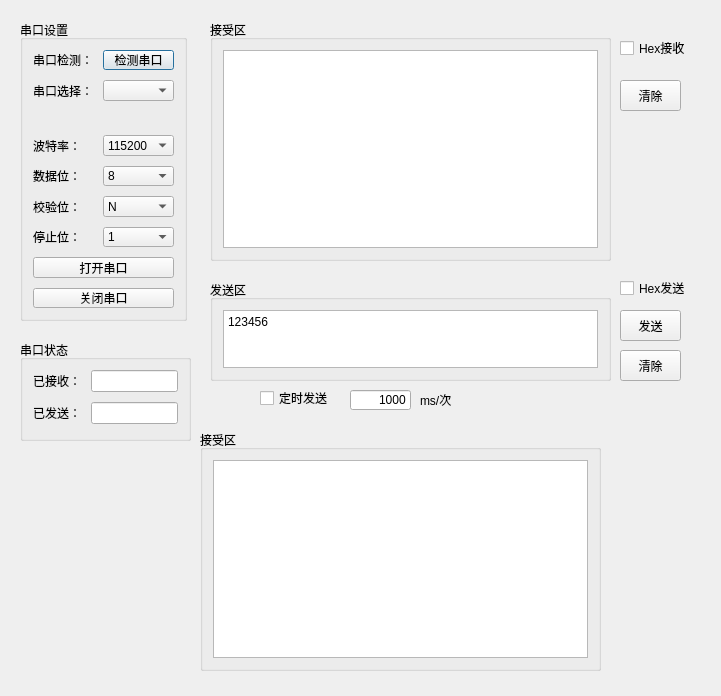
<?xml version="1.0" encoding="UTF-8"?>
<ui version="4.0">
 <class>Form</class>
 <widget class="QWidget" name="Form">
  <property name="geometry">
   <rect>
    <x>0</x>
    <y>0</y>
    <width>721</width>
    <height>696</height>
   </rect>
  </property>
  <property name="windowTitle">
   <string>Form</string>
  </property>
  <widget class="QGroupBox" name="formGroupBox">
   <property name="geometry">
    <rect>
     <x>20</x>
     <y>20</y>
     <width>167</width>
     <height>301</height>
    </rect>
   </property>
   <property name="title">
    <string>串口设置</string>
   </property>
   <layout class="QFormLayout" name="formLayout">
    <property name="horizontalSpacing">
     <number>10</number>
    </property>
    <property name="verticalSpacing">
     <number>10</number>
    </property>
    <property name="leftMargin">
     <number>10</number>
    </property>
    <property name="topMargin">
     <number>10</number>
    </property>
    <property name="rightMargin">
     <number>10</number>
    </property>
    <property name="bottomMargin">
     <number>10</number>
    </property>
    <item row="0" column="0">
     <widget class="QLabel" name="s1__lb_1">
      <property name="text">
       <string>串口检测：</string>
      </property>
     </widget>
    </item>
    <item row="0" column="1">
     <widget class="QPushButton" name="s1__box_1">
      <property name="text">
       <string>检测串口</string>
      </property>
      <property name="autoRepeatInterval">
       <number>100</number>
      </property>
      <property name="default">
       <bool>true</bool>
      </property>
     </widget>
    </item>
    <item row="1" column="0">
     <widget class="QLabel" name="s1__lb_2">
      <property name="text">
       <string>串口选择：</string>
      </property>
     </widget>
    </item>
    <item row="1" column="1">
     <widget class="QComboBox" name="s1__box_2"/>
    </item>
    <item row="3" column="0">
     <widget class="QLabel" name="s1__lb_3">
      <property name="text">
       <string>波特率：</string>
      </property>
     </widget>
    </item>
    <item row="3" column="1">
     <widget class="QComboBox" name="s1__box_3">
      <item>
       <property name="text">
        <string>115200</string>
       </property>
      </item>
      <item>
       <property name="text">
        <string>2400</string>
       </property>
      </item>
      <item>
       <property name="text">
        <string>4800</string>
       </property>
      </item>
      <item>
       <property name="text">
        <string>9600</string>
       </property>
      </item>
      <item>
       <property name="text">
        <string>14400</string>
       </property>
      </item>
      <item>
       <property name="text">
        <string>19200</string>
       </property>
      </item>
      <item>
       <property name="text">
        <string>38400</string>
       </property>
      </item>
      <item>
       <property name="text">
        <string>57600</string>
       </property>
      </item>
      <item>
       <property name="text">
        <string>76800</string>
       </property>
      </item>
      <item>
       <property name="text">
        <string>12800</string>
       </property>
      </item>
      <item>
       <property name="text">
        <string>230400</string>
       </property>
      </item>
      <item>
       <property name="text">
        <string>460800</string>
       </property>
      </item>
     </widget>
    </item>
    <item row="4" column="0">
     <widget class="QLabel" name="s1__lb_4">
      <property name="text">
       <string>数据位：</string>
      </property>
     </widget>
    </item>
    <item row="4" column="1">
     <widget class="QComboBox" name="s1__box_4">
      <item>
       <property name="text">
        <string>8</string>
       </property>
      </item>
      <item>
       <property name="text">
        <string>7</string>
       </property>
      </item>
      <item>
       <property name="text">
        <string>6</string>
       </property>
      </item>
      <item>
       <property name="text">
        <string>5</string>
       </property>
      </item>
     </widget>
    </item>
    <item row="5" column="0">
     <widget class="QLabel" name="s1__lb_5">
      <property name="text">
       <string>校验位：</string>
      </property>
     </widget>
    </item>
    <item row="5" column="1">
     <widget class="QComboBox" name="s1__box_5">
      <item>
       <property name="text">
        <string>N</string>
       </property>
      </item>
     </widget>
    </item>
    <item row="7" column="0" colspan="2">
     <widget class="QPushButton" name="open_button">
      <property name="text">
       <string>打开串口</string>
      </property>
     </widget>
    </item>
    <item row="8" column="0" colspan="2">
     <widget class="QPushButton" name="close_button">
      <property name="text">
       <string>关闭串口</string>
      </property>
     </widget>
    </item>
    <item row="6" column="0">
     <widget class="QLabel" name="s1__lb_6">
      <property name="text">
       <string>停止位：</string>
      </property>
     </widget>
    </item>
    <item row="6" column="1">
     <widget class="QComboBox" name="s1__box_6">
      <item>
       <property name="text">
        <string>1</string>
       </property>
      </item>
     </widget>
    </item>
    <item row="2" column="0" colspan="2">
     <widget class="QLabel" name="state_label">
      <property name="text">
       <string/>
      </property>
      <property name="textFormat">
       <enum>Qt::AutoText</enum>
      </property>
      <property name="scaledContents">
       <bool>true</bool>
      </property>
      <property name="alignment">
       <set>Qt::AlignRight|Qt::AlignTrailing|Qt::AlignVCenter</set>
      </property>
     </widget>
    </item>
   </layout>
  </widget>
  <widget class="QGroupBox" name="verticalGroupBox">
   <property name="geometry">
    <rect>
     <x>210</x>
     <y>20</y>
     <width>401</width>
     <height>241</height>
    </rect>
   </property>
   <property name="title">
    <string>接受区</string>
   </property>
   <layout class="QVBoxLayout" name="verticalLayout">
    <property name="leftMargin">
     <number>10</number>
    </property>
    <property name="topMargin">
     <number>10</number>
    </property>
    <property name="rightMargin">
     <number>10</number>
    </property>
    <property name="bottomMargin">
     <number>10</number>
    </property>
    <item>
     <widget class="QTextBrowser" name="s2__receive_text"/>
    </item>
   </layout>
  </widget>
  <widget class="QGroupBox" name="verticalGroupBox_2">
   <property name="geometry">
    <rect>
     <x>210</x>
     <y>280</y>
     <width>401</width>
     <height>101</height>
    </rect>
   </property>
   <property name="title">
    <string>发送区</string>
   </property>
   <layout class="QVBoxLayout" name="verticalLayout_2">
    <property name="leftMargin">
     <number>10</number>
    </property>
    <property name="topMargin">
     <number>10</number>
    </property>
    <property name="rightMargin">
     <number>10</number>
    </property>
    <property name="bottomMargin">
     <number>10</number>
    </property>
    <item>
     <widget class="QTextEdit" name="s3__send_text">
      <property name="html">
       <string>&lt;!DOCTYPE HTML PUBLIC &quot;-//W3C//DTD HTML 4.0//EN&quot; &quot;http://www.w3.org/TR/REC-html40/strict.dtd&quot;&gt;
&lt;html&gt;&lt;head&gt;&lt;meta name=&quot;qrichtext&quot; content=&quot;1&quot; /&gt;&lt;style type=&quot;text/css&quot;&gt;
p, li { white-space: pre-wrap; }
&lt;/style&gt;&lt;/head&gt;&lt;body style=&quot; font-family:'SimSun'; font-size:9pt; font-weight:400; font-style:normal;&quot;&gt;
&lt;p style=&quot; margin-top:0px; margin-bottom:0px; margin-left:0px; margin-right:0px; -qt-block-indent:0; text-indent:0px;&quot;&gt;123456&lt;/p&gt;&lt;/body&gt;&lt;/html&gt;</string>
      </property>
     </widget>
    </item>
   </layout>
  </widget>
  <widget class="QPushButton" name="s3__send_button">
   <property name="geometry">
    <rect>
     <x>620</x>
     <y>310</y>
     <width>61</width>
     <height>31</height>
    </rect>
   </property>
   <property name="text">
    <string>发送</string>
   </property>
  </widget>
  <widget class="QPushButton" name="s3__clear_button">
   <property name="geometry">
    <rect>
     <x>620</x>
     <y>350</y>
     <width>61</width>
     <height>31</height>
    </rect>
   </property>
   <property name="text">
    <string>清除</string>
   </property>
  </widget>
  <widget class="QGroupBox" name="formGroupBox">
   <property name="geometry">
    <rect>
     <x>20</x>
     <y>340</y>
     <width>171</width>
     <height>101</height>
    </rect>
   </property>
   <property name="title">
    <string>串口状态</string>
   </property>
   <layout class="QFormLayout" name="formLayout_2">
    <property name="horizontalSpacing">
     <number>10</number>
    </property>
    <property name="verticalSpacing">
     <number>10</number>
    </property>
    <property name="leftMargin">
     <number>10</number>
    </property>
    <property name="topMargin">
     <number>10</number>
    </property>
    <property name="rightMargin">
     <number>10</number>
    </property>
    <property name="bottomMargin">
     <number>10</number>
    </property>
    <item row="0" column="0">
     <widget class="QLabel" name="label">
      <property name="text">
       <string>已接收：</string>
      </property>
     </widget>
    </item>
    <item row="1" column="0">
     <widget class="QLabel" name="label_2">
      <property name="text">
       <string>已发送：</string>
      </property>
     </widget>
    </item>
    <item row="0" column="1">
     <widget class="QLineEdit" name="lineEdit"/>
    </item>
    <item row="1" column="1">
     <widget class="QLineEdit" name="lineEdit_2"/>
    </item>
   </layout>
  </widget>
  <widget class="QCheckBox" name="hex_send">
   <property name="geometry">
    <rect>
     <x>620</x>
     <y>280</y>
     <width>71</width>
     <height>16</height>
    </rect>
   </property>
   <property name="text">
    <string>Hex发送</string>
   </property>
  </widget>
  <widget class="QCheckBox" name="hex_receive">
   <property name="geometry">
    <rect>
     <x>620</x>
     <y>40</y>
     <width>71</width>
     <height>16</height>
    </rect>
   </property>
   <property name="text">
    <string>Hex接收</string>
   </property>
  </widget>
  <widget class="QPushButton" name="s2__clear_button">
   <property name="geometry">
    <rect>
     <x>620</x>
     <y>80</y>
     <width>61</width>
     <height>31</height>
    </rect>
   </property>
   <property name="text">
    <string>清除</string>
   </property>
  </widget>
  <widget class="QCheckBox" name="timer_send_cb">
   <property name="geometry">
    <rect>
     <x>260</x>
     <y>390</y>
     <width>71</width>
     <height>16</height>
    </rect>
   </property>
   <property name="text">
    <string>定时发送</string>
   </property>
  </widget>
  <widget class="QLineEdit" name="lineEdit_3">
   <property name="geometry">
    <rect>
     <x>350</x>
     <y>390</y>
     <width>61</width>
     <height>20</height>
    </rect>
   </property>
   <property name="text">
    <string>1000</string>
   </property>
   <property name="alignment">
    <set>Qt::AlignRight|Qt::AlignTrailing|Qt::AlignVCenter</set>
   </property>
  </widget>
  <widget class="QLabel" name="dw">
   <property name="geometry">
    <rect>
     <x>420</x>
     <y>390</y>
     <width>54</width>
     <height>20</height>
    </rect>
   </property>
   <property name="text">
    <string>ms/次</string>
   </property>
  </widget>
  <widget class="QGroupBox" name="verticalGroupBox_3">
   <property name="geometry">
    <rect>
     <x>200</x>
     <y>430</y>
     <width>401</width>
     <height>241</height>
    </rect>
   </property>
   <property name="title">
    <string>接受区</string>
   </property>
   <layout class="QVBoxLayout" name="verticalLayout_3">
    <property name="leftMargin">
     <number>10</number>
    </property>
    <property name="topMargin">
     <number>10</number>
    </property>
    <property name="rightMargin">
     <number>10</number>
    </property>
    <property name="bottomMargin">
     <number>10</number>
    </property>
    <item>
     <widget class="QTextBrowser" name="s2__receive_text_2"/>
    </item>
   </layout>
  </widget>
  <zorder>verticalGroupBox</zorder>
  <zorder>verticalGroupBox_2</zorder>
  <zorder>formGroupBox</zorder>
  <zorder>s3__send_button</zorder>
  <zorder>s3__clear_button</zorder>
  <zorder>formGroupBox</zorder>
  <zorder>hex_send</zorder>
  <zorder>hex_receive</zorder>
  <zorder>s2__clear_button</zorder>
  <zorder>timer_send_cb</zorder>
  <zorder>lineEdit_3</zorder>
  <zorder>dw</zorder>
  <zorder>verticalGroupBox_3</zorder>
 </widget>
 <resources/>
 <connections/>
</ui>
